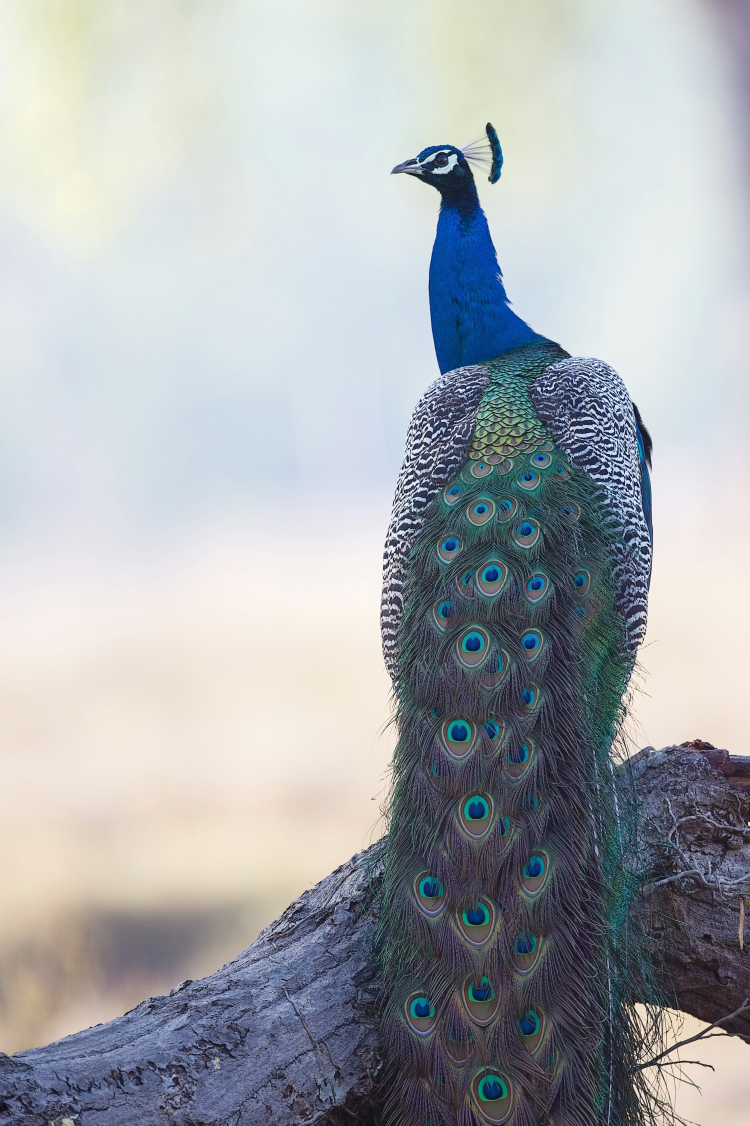
#> input picture Image Thresholding/img4.jpg, 3000 x 4501 px (shown at 1/4 size)
$ python binary.py
#> lines starting #> are read from the running program, lines starting #| are printed output that depends on the picture; after the words box and inside, x2 and y2 are one past the last pixel; in counts of white or black regions, pixels touching at a corner belong together
import cv2 as cv

img = cv.imread("img4.jpg")
#> img is the input picture: shape (4501, 3000, 3); mean B, G, R 176.8, 172.9, 169.1
w = 700
l = 700
rs_img = cv.resize(img,(w,l))
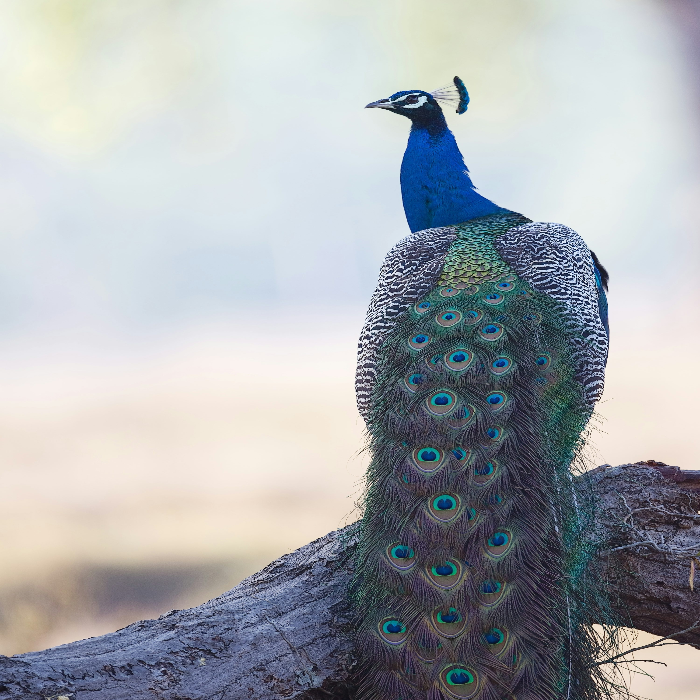
#> rs_img: shape (700, 700, 3); mean B, G, R 176.7, 172.8, 169

img_gray = cv.cvtColor(rs_img,cv.COLOR_BGR2GRAY)
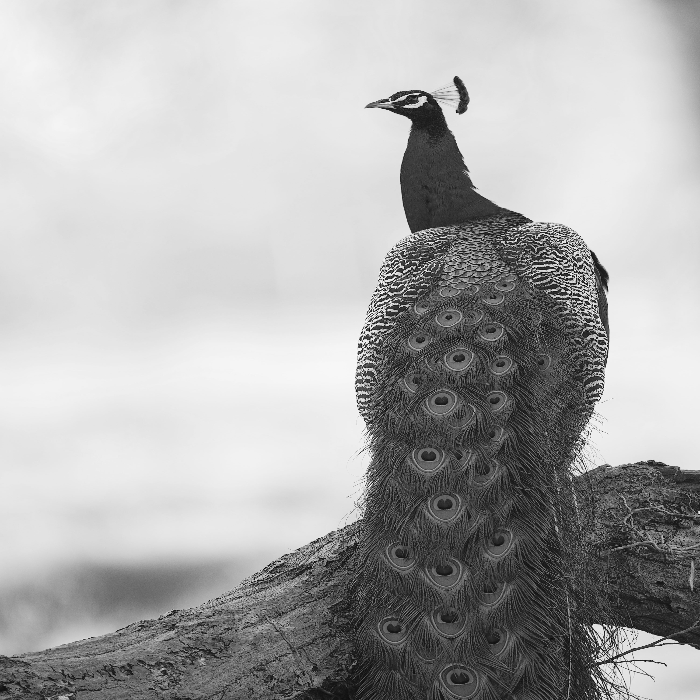
#> img_gray: shape (700, 700); min 3, max 251, mean 172.1
# gray image of original image. Input to the threshold must be a gray image.

ret, thresh = cv.threshold(img_gray,100,255,cv.THRESH_BINARY)
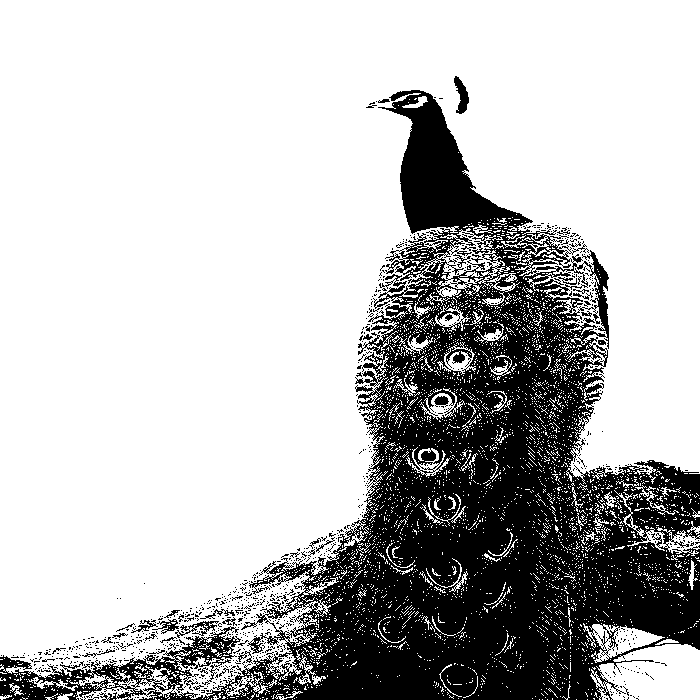
#> thresh: shape (700, 700); 73.4% white; 903 black regions (863 under 20 px), largest, box (x1, y1, x2, y2) and area: (0, 90, 700, 700) 126092, (454, 76, 469, 114) 305, (175, 621, 219, 638) 230
# set a lower thereshold.. anything above threshold will turn white while anything below will turn black (binary image).

cv.imshow('img',rs_img)
cv.imshow('img_gray',img_gray)
cv.imshow('img_thresh',thresh)

cv.waitKey(0)
cv.destroyAllWindows()
